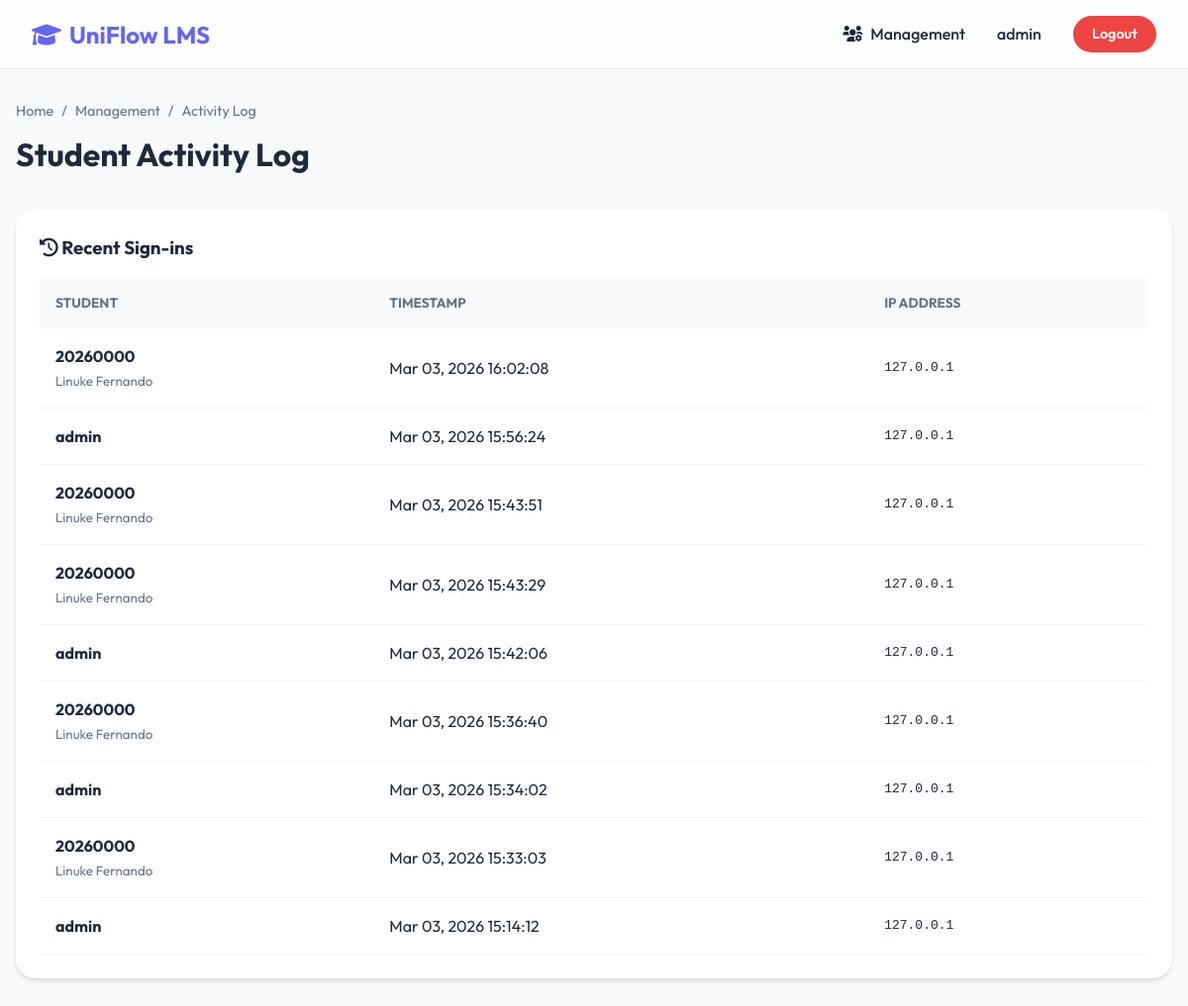
The page /staff/activity/ (signed in) on the database as committed earlier.
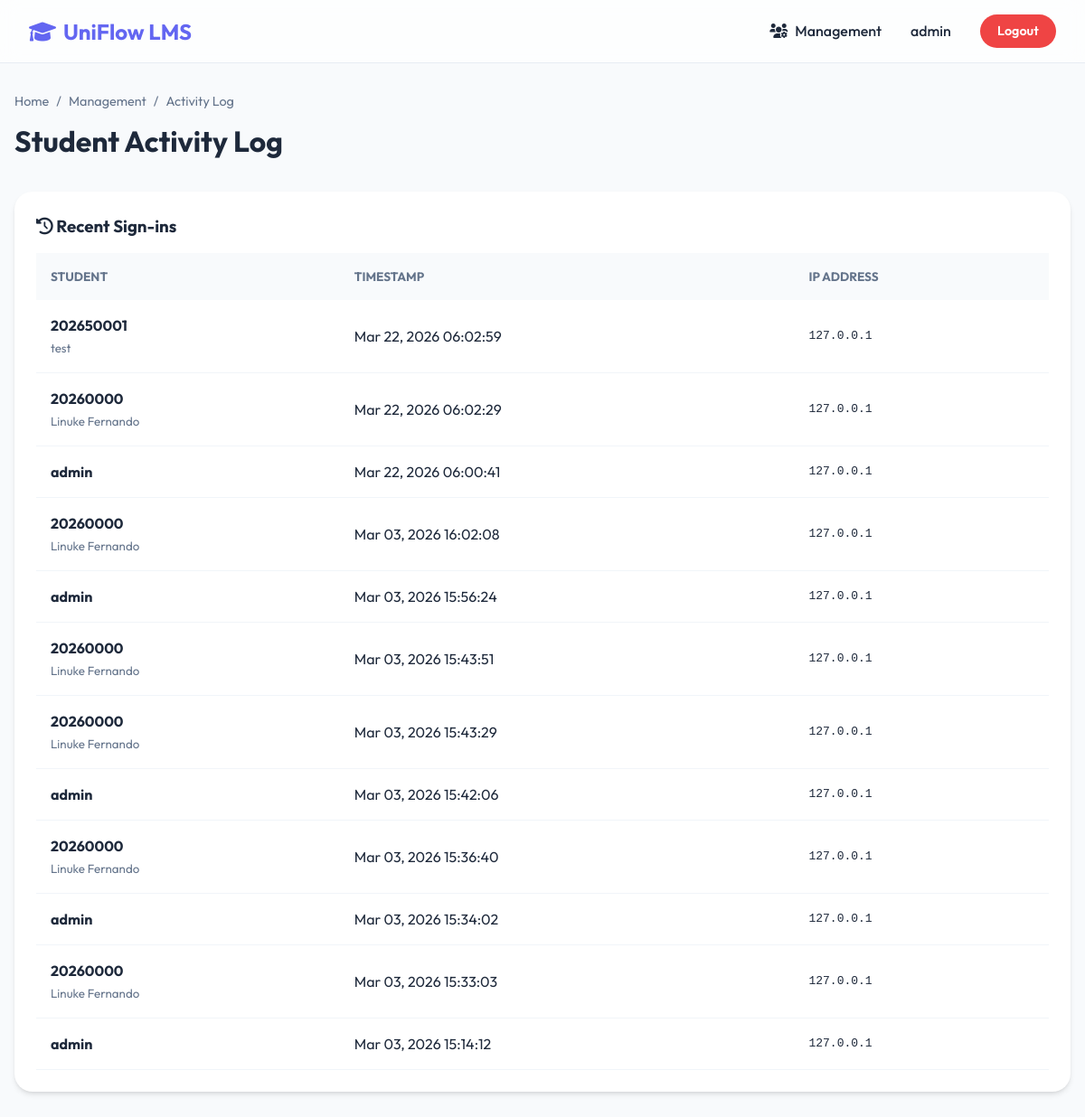
The same page on the database as committed later.
### core/models.py (models this page shows, shortened)
class User(AbstractUser):
    ROLE_CHOICES = (
        ('lecturer', 'Lecturer'),
        ('student', 'Student'),
    )
    role = models.CharField(max_length=10, choices=ROLE_CHOICES, default='student')
    email = models.EmailField(unique=True)
    must_change_password = models.BooleanField(default=False)
    avatar = models.ImageField(upload_to='avatars/', null=True, blank=True)
    hub_integration_enabled = models.BooleanField(default=False)
    hub_linked_at = models.DateTimeField(null=True, blank=True)
    USERNAME_FIELD = 'email'
    REQUIRED_FIELDS = ['username']

class LoginLog(models.Model):
    user = models.ForeignKey(User, on_delete=models.CASCADE, related_name='login_logs')
    login_at = models.DateTimeField(auto_now_add=True)
    ip_address = models.GenericIPAddressField(null=True, blank=True)

### core/views.py (the view)
# urls.py: path('staff/activity/', views.ActivityLogView.as_view(), name='activity_log'),
class ActivityLogView(LoginRequiredMixin, View):
    def get(self, request):
        if request.user.role != 'lecturer' and not request.user.is_staff:
            return redirect('student_dashboard')
        logs = LoginLog.objects.all().order_by('-login_at')
        return render(request, 'core/activity_log.html', {'logs': logs})

### core/context_processors.py (called while the page is built)
def notifications_processor(request):
    if request.user.is_authenticated and request.user.role == 'student':
        return {
            'global_notifications': Notification.objects.filter(recipient=request.user, is_read=False).order_by('-created_at')
        }
    return {'global_notifications': []}

### templates/core/activity_log.html (shortened to what this page needs)
{% extends 'core/base.html' %}
{% block content %}
<div class="page-header">
    <ul class="breadcrumb">
        <li>Home</li>
        <li><a href="{% url 'lecturer_dashboard' %}" style="color: inherit; text-decoration: none;">Management</a></li>
        <li>Activity Log</li>
    </ul>
    <h1 class="page-title">Student Activity Log</h1>
</div>
<div class="card" style="background: var(--surface); padding: 1.5rem; border-radius: 20px; box-shadow: var(--shadow);">
    <h3 class="card-title"><i class="fas fa-history"></i> Recent Sign-ins</h3>
    <table style="width: 100%; border-collapse: collapse; margin-top: 1rem;">
        <thead>
            <tr style="background: #f8fafc; color: var(--text-light); font-weight: 600; font-size: 0.85rem; text-transform: uppercase;">
                <th style="text-align: left; padding: 1rem;">Student</th>
                <th style="text-align: left; padding: 1rem;">Timestamp</th>
                <th style="text-align: left; padding: 1rem;">IP Address</th>
            </tr>
        </thead>
        <tbody>
            {% for log in logs %}
            <tr style="border-bottom: 1px solid #f1f5f9;">
                <td style="padding: 1rem;">
                    <strong>{{ log.user.username }}</strong><br>
                    <small style="color: var(--text-light);">{{ log.user.get_full_name }}</small>
                </td>
                <td style="padding: 1rem;">{{ log.login_at|date:"M d, Y H:i:s" }}</td>
                <td style="padding: 1rem; font-family: monospace;">{{ log.ip_address|default:"Unknown" }}</td>
            </tr>
            {% empty %}
            <tr>
                <td colspan="3" style="text-align: center; padding: 3rem; color: var(--text-light);">No activity recorded yet.</td>
            </tr>
            {% endfor %}
        </tbody>
    </table>
</div>
{% endblock %}

### templates/core/base.html (shortened to what this page needs)
{% load static %}
<!DOCTYPE html>
<html lang="en">
<head>
    <link rel="stylesheet" href="https://cdnjs.cloudflare.com/ajax/libs/font-awesome/6.0.0/css/all.min.css">
</head>
<body>
    {% if user.is_authenticated %}
    <nav>
        <a href="{% url 'home' %}" class="logo">
            <i class="fas fa-graduation-cap"></i> UniFlow LMS
        </a>
        <div class="nav-links">
            {% if user.role == 'student' %}
                <a href="{% url 'student_dashboard' %}" class="nav-item">
                    <i class="fas fa-book"></i> My Learning
                </a>
                <div class="notification-bell">
                    <i class="fas fa-bell"></i>
                    {% if global_notifications %}
                    <span class="notification-badge">{{ global_notifications|length }}</span>
                    {% endif %}
                </div>
            {% else %}
                <a href="{% url 'lecturer_dashboard' %}" class="nav-item">
                    <i class="fas fa-users-cog"></i> Management
                </a>
            {% endif %}
            <span class="nav-item">{{ user.username }}</span>
            <a href="{% url 'logout' %}" class="btn-logout">Logout</a>
        </div>
    </nav>
    {% endif %}
    <div class="container">
        {% block content %}{% endblock %}
    </div>
</body>
</html>

### templates/core/base.html (style rules this page uses)
:root { --primary: #6366f1; --primary-dark: #4f46e5; --secondary: #64748b; --bg: #f8fafc; --surface: #ffffff; --text: #1e293b; --text-light: #64748b; --accent: #10b981; --danger: #ef4444; --glass: rgba(255, 255, 255, 0.7); --shadow: 0 4px 6px -1px rgb(0 0 0 / 0.1), 0 2px 4px -2px rgb(0 0 0 / 0.1); --shadow-lg: 0 10px 15px -3px rgb(0 0 0 / 0.1), 0 4px 6px -4px rgb(0 0 0 / 0.1); }
* { margin: 0; padding: 0; box-sizing: border-box; }
body { font-family: 'Outfit', sans-serif; background-color: var(--bg); color: var(--text); line-height: 1.5; min-height: 100vh; }
nav { background: var(--glass); backdrop-filter: blur(10px); border-bottom: 1px solid rgba(226, 232, 240, 0.8); position: sticky; top: 0; z-index: 100; height: 70px; display: flex; align-items: center; justify-content: space-between; padding: 0 2rem; }
.logo { font-size: 1.5rem; font-weight: 700; color: var(--primary); text-decoration: none; display: flex; align-items: center; gap: 0.5rem; }
.nav-links { display: flex; align-items: center; gap: 2rem; }
.nav-item { text-decoration: none; color: var(--text); font-weight: 500; transition: color 0.2s; display: flex; align-items: center; gap: 0.5rem; }
.btn-logout { padding: 0.5rem 1.2rem; border-radius: 9999px; background: var(--danger); color: white; text-decoration: none; font-size: 0.9rem; font-weight: 600; transition: opacity 0.2s; }
.container { max-width: 1200px; margin: 2rem auto; padding: 0 1rem; }
.page-header { margin-bottom: 2rem; }
.page-title { font-size: 2rem; font-weight: 700; color: var(--text); }
.breadcrumb { display: flex; gap: 0.5rem; list-style: none; font-size: 0.9rem; color: var(--text-light); margin-bottom: 0.5rem; }
.breadcrumb li::after { content: "/"; margin-left: 0.5rem; }
.breadcrumb li:last-child::after { content: ""; }

Rows that differ between the two databases and show on the page:
added LoginLog: user.username "202650001", user.get_full_name "test", login_at "Mar 22, 2026 06:02:59", ip_address "127.0.0.1"
added LoginLog: user.username "20260000", user.get_full_name "Linuke Fernando", login_at "Mar 22, 2026 06:02:29", ip_address "127.0.0.1"
added LoginLog: user.username "admin", login_at "Mar 22, 2026 06:00:41", ip_address "127.0.0.1"
